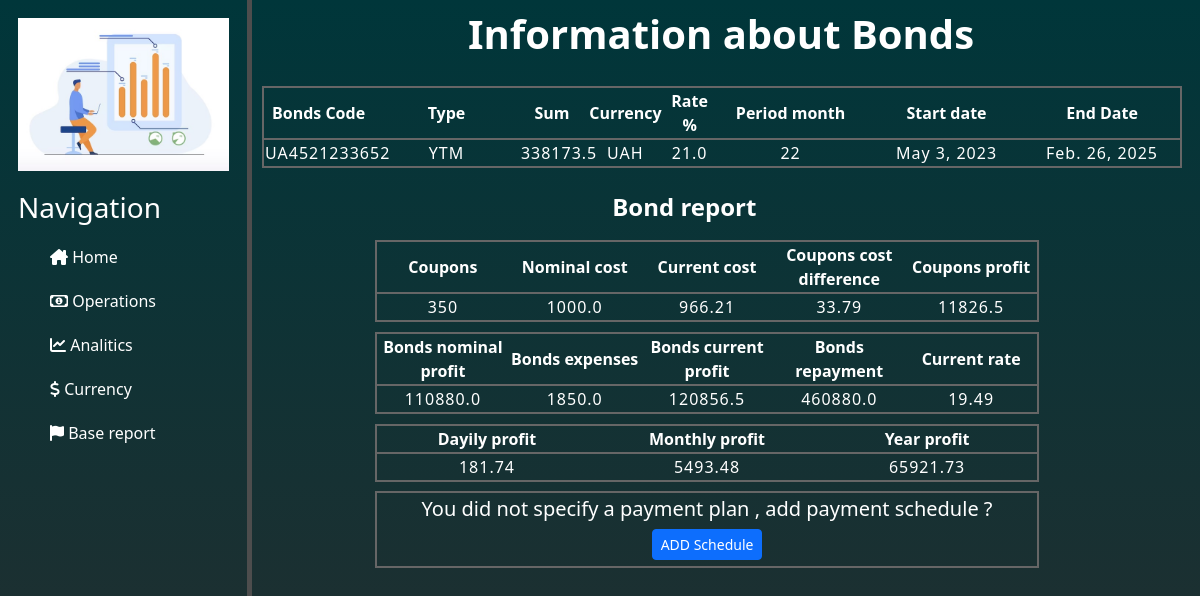
Page /governments/general_information_on_governments on the committed database.
### governments/models.py (models this page shows)
class Governments(BaseTableForProducts):
    class Meta:
        db_table = 'governments'
    type_gv = models.CharField(max_length=3, blank="Enter your choice", choices=select_type_gv)    # Тип ОВДП = YTM/SIM
    coupons = models.IntegerField()               # Кількість придбаних купонів
    coupons_nominal_cost = models.FloatField()    # Номінальна вартість купона
    coupons_current_cost = models.FloatField()    # Фактична(по якій придбав) купон
    bonds_repayment_nominal = models.FloatField() # Загальна виплата по ОВДП згідно номіналу (купони + %)
    bonds_expenses = models.FloatField()          # Витрати на обслуговування ОВДП

class GovernmentExtendedIndicators(models.Model):
    class Meta:
        db_table = 'governments_extended_indicators'
    current_rate = models.FloatField()            # Фактичний %  = (Загальна сума виплат - суму вкладу ОВДП + дохід/збиток від вартості купону)
    bonds_nominal_profit = models.FloatField()    # Номінальний дохід
    bonds_income = models.FloatField()            # Фактичний дохід ОВДП (брудний , без витрат і дод. доходу від купонів)
    coupons_cost_difference = models.FloatField() # Різниця вартості купонів між номінальною і фактичною.
    coupons_profit = models.FloatField()          # Купонний дохід/збиток
    government = models.ForeignKey(Governments, on_delete=models.CASCADE,
                                   related_name='governments_extended_indicators')

class GovernmentIndicators(BaseTableForIndicators):
    class Meta:
        db_table = 'governments_indicators'
    government = models.ForeignKey(Governments, on_delete=models.CASCADE,
                                   related_name='governments_indicators')

### governments/views.py (the view)
# urls.py: path('general_information_on_governments', views.general_information_on_governments, name='general_information_on_governments'),
def general_information_on_governments(request):
    active_governments = Governments.objects.filter(end_date__gt=date.today())
    extended_indicators = GovernmentExtendedIndicators.objects.all()
    governments_in_archive = Governments.objects.filter(end_date__lt=date.today())
    return render(request, 'governments/general_information_on_governments.html',
                  {'active_governments': active_governments,
                   'extended_indicators': extended_indicators,
                   'archive_governments': governments_in_archive,
                   })

### governments/templates/governments/general_information_on_governments.html (shortened to what this page needs)
{% extends 'main/layout.html' %}
{% block content %}
    <div class="title">
            <h1><b> Information about Bonds </b></h1>
    </div>
    {% if active_governments %}
        {% for bond in active_governments %}
            <div class="block_information_about_deposits">
                <div class="block_active_deposits">
                    <table class="table_for_deposits">
                        <tr>
                            <th> Bonds Code </th>
                            <th> Type </th>
                            <th> Sum </th>
                            <th> Currency </th>
                            <th> Rate % </th>
                            <th> Period month </th>
                            <th> Start date </th>
                            <th> End Date </th>
                        </tr>
                        <tr>
                            <td>{{ bond.name }}</td>
                            <td>{{ bond.type_gv }}</td>
                            <td>{{ bond.sum }} </td>
                            <td>{{ bond.currency }} </td>
                            <td>{{ bond.rate }} </td>
                            <td>{{ bond.period }} </td>
                            <td>{{ bond.start_date }} </td>
                            <td>{{ bond.end_date }} </td>
                        </tr>
                    </table>
                </div>
                <div class="title_deposits_report">
                    <h4><b> Bond report </b></h4>
                </div>
                <div class="block_deposits_report">
                    <table class="table_deposits_report">
                        <tr>
                            <th> Coupons </th>
                            <th> Nominal cost </th>
                            <th> Current cost </th>
                            <th> Coupons cost difference </th>
                            <th> Coupons profit </th>
                        </tr>
                        <tr>
                            <td>{{ bond.coupons }}</td>
                            <td>{{ bond.coupons_nominal_cost }}</td>
                            <td>{{ bond.coupons_current_cost }} </td>
                            {% for extend_indicator in bond.governments_extended_indicators.all %}
                                <td>{{ extend_indicator.coupons_cost_difference }}</td>
                                <td>{{ extend_indicator.coupons_profit }}</td>
                            {% endfor %}
                        </tr>
                    </table>
                </div>
                <div>
                    {% for indicator in bond.governments_extended_indicators.all %}
                        <table class="table_deposits_report">
                            <tr>
                                <th> Bonds nominal profit </th>
                                <th> Bonds expenses </th>
                                <th> Bonds current profit </th>
                                <th> Bonds repayment </th>
                                <th> Current rate </th>
                            </tr>
                            <tr>
                                <td>{{ indicator.bonds_nominal_profit }} </td>
                                <td>{{ bond.bonds_expenses }} </td>
                                <td>{{ indicator.bonds_income }} </td>
                                <td>{{ bond.bonds_repayment_nominal }} </td>
                                <td>{{ indicator.current_rate }} </td>
                            </tr>
                        </table>
                    {% endfor %}
                </div>
                <div class="block_table_deposits_report">
                    <table class="table_deposits_report">
                        <tr>
                            <th> Dayily profit </th>
                            <th> Monthly profit </th>
                            <th> Year profit </th>
                        </tr>
                        {% for indicator in bond.governments_indicators.all %}
                            <tr>
                                <td> {{ indicator.dayily_profit }}</td>
                                <td> {{ indicator.month_profit }}</td>
                                <td> {{ indicator.year_profit }}</td>
                            </tr>
                        {% endfor %}
                    </table>
                </div>
                <div class="block_bonds_payment_schedule">
                    <h5> You did not specify a payment plan , add payment schedule ? </h5>
                    <button type="button" class="btn btn-primary btn-sm btn-add-schedule"
                    onclick="window.location.href ='{% url 'add_schedule' %}'"> ADD Schedule
                    </button>
                </div>
            </div>
        {% endfor %}
    {% endif %}
{% endblock %}

### main/static/main/css/home.css (style rules this page uses)
body { background: linear-gradient(#00363a,#2c2c2c); color: white; }

### operations/static/operations/css/operations.css (style rules this page uses)
.title { text-align: center; padding: 10px; }
.block_information_about_deposits { display: flex; flex-direction: column; }
.table_for_deposits { table-layout: fixed; margin-left: 10px; margin-top: 10px; margin-right: 10px; width: 97%; border: 2px solid #666666; }
.table_for_deposits td { text-align: center; letter-spacing: 1px; }
.table_for_deposits th { text-align: center; border: #666666; border-bottom: 2px solid #666666; }
.table_for_deposits th:nth-child(1) { width: 12% }
.table_for_deposits th:nth-child(2) { width: 16% }
.table_for_deposits th:nth-child(3) { width: 7% }
.table_for_deposits th:nth-child(4) { width: 9% }
.table_for_deposits th:nth-child(5) { width: 5% }
.table_for_deposits td:nth-child(1) { width: 12% }
.table_for_deposits td:nth-child(2) { width: 16% }
.table_for_deposits td:nth-child(3) { width: 7% }
.table_for_deposits td:nth-child(4) { width: 9% }
.table_for_deposits td:nth-child(5) { width: 5% }
.table_for_deposits td:nth-child(6) { width: 5% }
.table_for_deposits td:nth-child(7) { width: 10% }
.table_for_deposits td:nth-child(8) { width: 10% }
.block_deposits_report { display: flex; flex-direction: column; }
.title_deposits_report { margin-left: 38%; margin-top: 25px; }
.table_deposits_report { table-layout: fixed; margin-left: 13%; margin-top: 10px; margin-right: 10px; width: 70%; border: 2px solid #666666; }
.table_deposits_report th { text-align: center; border: #666666; border-bottom: 2px solid #666666; }
.table_deposits_report td { text-align: center; letter-spacing: 1px; }
.table_deposits_report td { letter-spacing: 1px; }
.table_deposits_report th:nth-child(1) { text-align: center; }
.table_deposits_report td:nth-child(1) { width: 25%; text-align: center; }
.table_deposits_report td:nth-child(2) { width: 25%; text-align: center; }
.table_deposits_report td:nth-child(3) { width: 25%; text-align: center; }
.table_deposits_report td:nth-child(4) { width: 25%; text-align: center; }

### governments/static/governments/css/general_information_governments.css (style rules this page uses)
.block_bonds_payment_schedule { display: flex; flex-direction: column; justify-content: center; align-items: center; border: 2px solid #666666 ; margin-top: 1%; margin-left: 13%; width: 70%; }
.block_bonds_payment_schedule h5 { margin-top: 4px; }
.btn-add-schedule { margin-bottom: 6px; }

### rows in the picture
Governments: name "UA4521233652", type_gv "YTM", sum "338173.5", currency "UAH", rate "21.0", period "22", start_date "May 3, 2023", end_date "Feb. 26, 2025", coupons "350", coupons_nominal_cost "1000.0", coupons_current_cost "966.21", bonds_expenses "1850.0", bonds_repayment_nominal "460880.0"
GovernmentExtendedIndicators: coupons_cost_difference "33.79", coupons_profit "11826.5", bonds_nominal_profit "110880.0", bonds_income "120856.5", current_rate "19.49"
GovernmentIndicators: dayily_profit "181.74", month_profit "5493.48", year_profit "65921.73"
